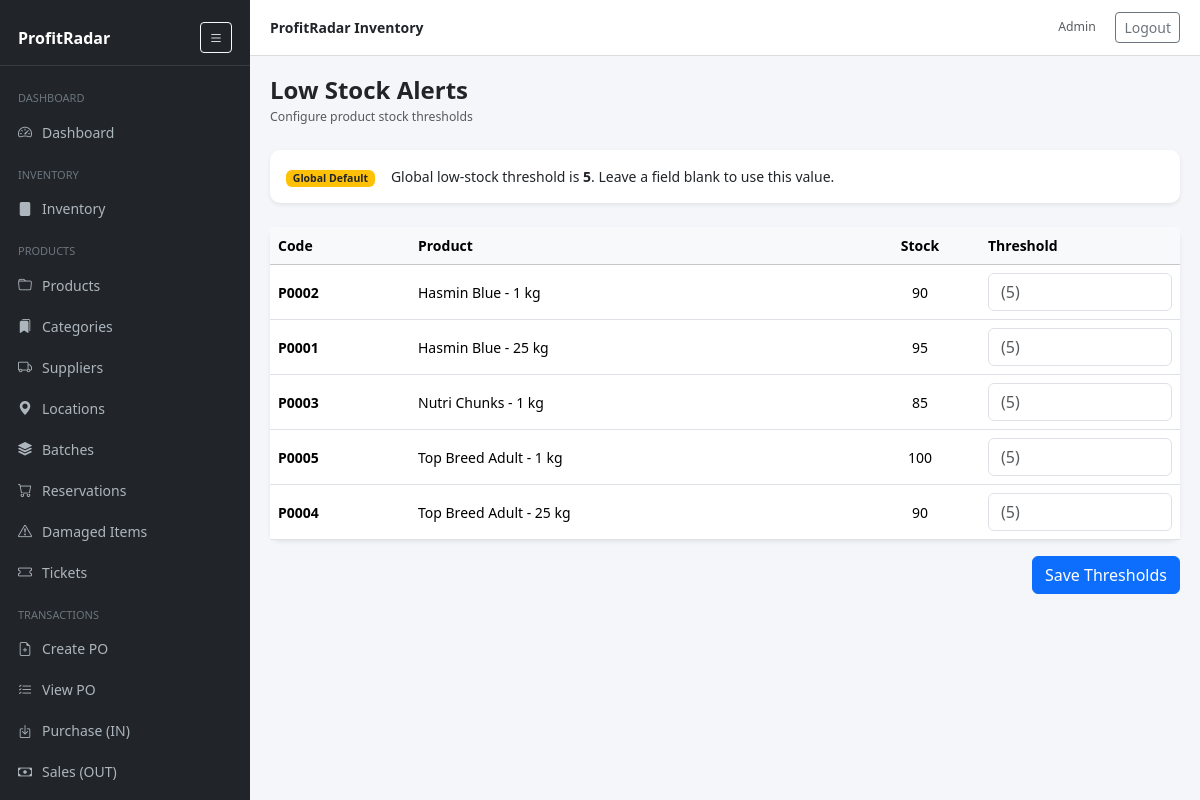
The page /low_stock.php (signed in) on the database as committed earlier.
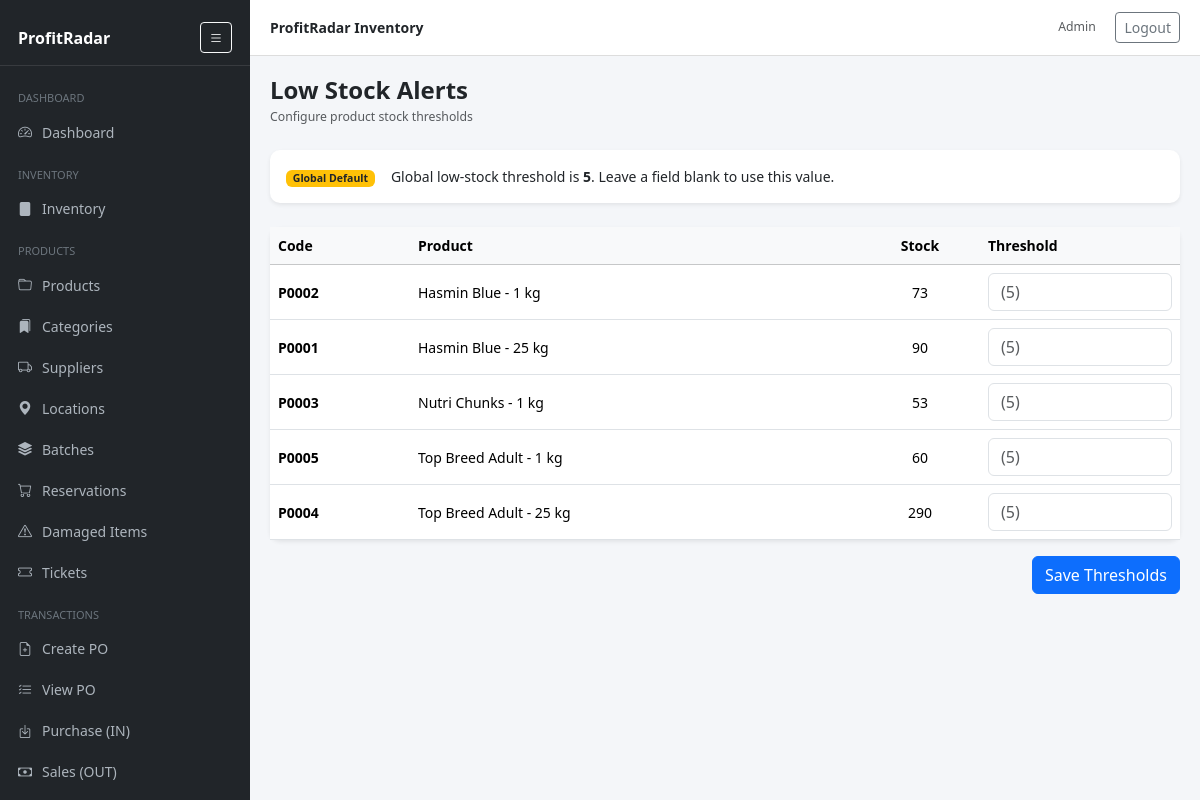
The same page on the database as committed later.
### tables this page shows
CREATE TABLE `products` (
  `id` int(11) NOT NULL,
  `code` varchar(64) NOT NULL,
  `name` varchar(200) NOT NULL,
  `product_type` enum('retail','wholesale') NOT NULL DEFAULT 'retail',
  `category` varchar(120) DEFAULT NULL,
  `category_id` int(11) DEFAULT NULL,
  `location_id` int(11) DEFAULT NULL,
  `supplier_id` int(11) DEFAULT NULL,
  `location` varchar(120) DEFAULT NULL,
  `cost_price` decimal(12,2) DEFAULT 0.00,
  `sell_price` decimal(12,2) DEFAULT 0.00,
  `promo_discount_type` enum('percent','amount') DEFAULT NULL,
  `promo_discount_value` decimal(10,2) DEFAULT NULL,
  `sold_by` enum('each','weight') NOT NULL DEFAULT 'each',
  `unit` varchar(20) NOT NULL DEFAULT 'pc',
  `wholesale_price` decimal(10,2) NOT NULL DEFAULT 0.00,
  `barcode` varchar(128) DEFAULT NULL,
  `low_stock_threshold` int(11) DEFAULT NULL,
  `stock_qty` decimal(12,3) NOT NULL DEFAULT 0.000,
  `reserved_qty` int(11) NOT NULL DEFAULT 0,
  `is_active` tinyint(1) NOT NULL DEFAULT 1,
  `created_at` timestamp NOT NULL DEFAULT current_timestamp(),
  `updated_at` timestamp NULL DEFAULT NULL,
  `retail_stock` decimal(12,3) NOT NULL DEFAULT 0.000,
  `wholesale_stock` decimal(12,3) NOT NULL DEFAULT 0.000,
  `sale_type` enum('retail','wholesale') NOT NULL DEFAULT 'retail',
  `user_id` int(11) NOT NULL
);

### includes/functions.php (called while the page is built, shortened)
<?php
function h($s){ return htmlspecialchars((string)$s, ENT_QUOTES, 'UTF-8'); }
function get_setting(PDO $pdo, string $key, $default=null){
    $st = $pdo->prepare('SELECT `value` FROM settings WHERE `key`=?');
    $st->execute([$key]);
    $v = $st->fetchColumn();
    return $v !== false ? $v : $default;
}

### low_stock.php (the view, shortened to what this page needs)
<?php
require_once __DIR__.'/includes/header.php';
$pdo = getDB();
$global = (int)get_setting($pdo,'low_stock_default',5);
$products = $pdo->prepare("
SELECT id,code,name,stock_qty,low_stock_threshold
FROM products
WHERE is_active=1
ORDER BY name
");
$products->execute();
?>
<div class="mb-4">
<h4 class="fw-semibold mb-0">Low Stock Alerts</h4>
<small class="text-muted">
Configure product stock thresholds
</small>
</div>
<div class="card shadow-sm mb-4 border-warning">
<div class="card-body">
<div class="d-flex align-items-center">
<div class="me-3">
<span class="badge bg-warning text-dark">
Global Default
</span>
</div>
<div>
Global low-stock threshold is
<strong><?= (int)$global ?></strong>.
Leave a field blank to use this value.
</div>
</div>
</div>
</div>
<form method="post">
<div class="card shadow-sm">
<div class="table-responsive">
<table class="table table-hover align-middle mb-0">
<thead class="table-light">
<tr>
<th style="width:140px">Code</th>
<th>Product</th>
<th class="text-center" style="width:120px">Stock</th>
<th style="width:200px">Threshold</th>
</tr>
</thead>
<tbody>
<?php foreach($products as $p):
$stock = (int)$p['stock_qty'];
$th = $p['low_stock_threshold'] ?? $global;
$isLow = $stock <= $th;
?>
<tr class="<?= $isLow ? 'table-warning' : '' ?>">
<td class="fw-semibold">
<?= h($p['code']) ?>
</td>
<td>
<?= h($p['name']) ?>
</td>
<td class="text-center">
<?php if($isLow): ?>
<span class="badge bg-danger">
<?= $stock ?>
</span>
<?php else: ?>
<?= $stock ?>
<?php endif; ?>
</td>
<td>
<input
class="form-control"
type="number"
name="th[<?= (int)$p['id'] ?>]"
value="<?= h($p['low_stock_threshold']) ?>"
placeholder="(<?= (int)$global ?>)">
</td>
</tr>
<?php endforeach; ?>
</tbody>
</table>
</div>
</div>
<div class="text-end mt-3">
<button class="btn btn-primary">
Save Thresholds
</button>
</div>
</form>
<?php require_once __DIR__.'/includes/footer.php'; ?>

Rows that differ between the two databases and show on the page:
changed products "Hasmin Blue - 1 kg": stock_qty "90" → "73"
changed products "Hasmin Blue - 25 kg": stock_qty "95" → "90"
changed products "Nutri Chunks - 1 kg": stock_qty "85" → "53"
changed products "Top Breed Adult - 1 kg": stock_qty "100" → "60"
changed products "Top Breed Adult - 25 kg": stock_qty "90" → "290"
